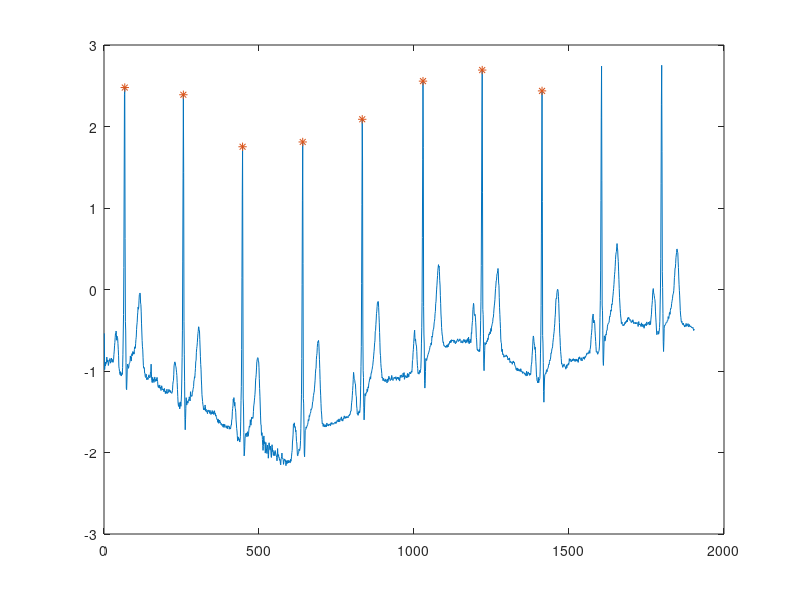

Reproduce this figure in MATLAB.
clear all; 
close all;
clc;

%% Load a signal


signal = load('ecg_noiseBL.mat');
data = signal.ecg;
Fs = signal.Fs; % Sampling frequency

figure
plot(data);


%% Band-pass filter 

% Low-pass filter 

b1=[1 0 0 0 0 0 -2 0 0 0 0 0 1];
a1=[1 -2 1];

Y1 = filter(b1, a1, data); 
% fvtool(b1, a1); %enables to see the delay introduced by the first filter 


% High-pass filter 

b2=zeros(1, 33);
b2(1)=-1;
b2(17)=32;
b2(18)=-32;
b2(33)=1;
a2=[1 -1];

Y2=filter(b2,a2,Y1); % signal filtered 
% fvtool(b2, a2); %enables to see the delay introduced by the second filter



% plot(Y2(1:500));


%plot(Y2(1:500)/max(abs(Y2(1:500)))); % normalized signal 


%% Differenciation 

b3=(Fs/8).*[1 2 0 -2 -1];
a3=[1]; % the delay of 2 samples is for now ignored 

Y3=filter(b3, a3, Y2);

%% Intensification of local etrema

Ssq = abs(Y3).*abs(Y3);

%% Moving Window Integration

N=30; % average QRS window length

b4=ones(1,N);
%a4=[1]
Smwi=1/N*conv(b4,Ssq);
%plot(Smwi(17:517)/max(abs(Smwi(17:517)))); % normalized signal


%% Threesholding


PEAK=max(Smwi(1));

for i=1:400:length(data)-400
    R = max(Smwi(i:i+400)); % Search the max during a period of 200 samples
    m = mean(Smwi(i:i+400)); %Search the mean to don't detect noise peak (as P wave for example)
    for k=i:i+400
     A(k) = 0.875*R+0.125*PEAK; 
     
     M(k) = 0.875*m+0.125*PEAK;
    end
end


TRESH1 = M+0.25*(A-M);
TRESH2 = 0.5*TRESH1;

% plot(TRESH1(1:1000));
% plot(TRESH2(1:1000));
%plot(TRESH1(1:500)/max(abs(TRESH1(1:500))), 'yellow'); % normalized tresh
%plot(TRESH2(1:500)/max(abs(TRESH2(1:500))), 'green'); % normalize tresh


delay=38 % delay in samples 



%% Detection of maxima 

%Detection of the QRS location
T=zeros(size(Smwi));
for i=1:length(TRESH1)
    if(Smwi(i)>TRESH1(i))
        T(i)=1;
    else
        T(i)=0;
    end
end

index=[0];
T1=diff(T);
for k=1:length(T1)
    if(abs(T1(k))==1)
        index=[index,k];
    end
end
index=index(2:end)-delay; %index of QRS location

%R detection 
R_peak=[0];
R_peak_abs=[0];

for i=1:2:length(index)
    temp=max(data(index(i):index(i+1)));
    R_peak=[R_peak,temp];
end
R_peak=R_peak(2:end);

for j=1:length(R_peak)
    temp1=find(data==R_peak(j));
    R_peak_abs=[R_peak_abs,temp1];
end
R_peak_abs = R_peak_abs(2:end);
hold on
plot(R_peak_abs,R_peak,'*');
    
